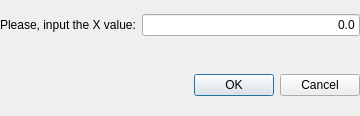
<?xml version="1.0" encoding="UTF-8"?>
<ui version="4.0">
 <class>x_input_widget</class>
 <widget class="QDialog" name="x_input_widget">
  <property name="geometry">
   <rect>
    <x>0</x>
    <y>0</y>
    <width>360</width>
    <height>116</height>
   </rect>
  </property>
  <property name="windowTitle">
   <string>Please input &quot;X&quot;</string>
  </property>
  <property name="modal">
   <bool>true</bool>
  </property>
  <widget class="QWidget" name="widget_2" native="true">
   <property name="geometry">
    <rect>
     <x>0</x>
     <y>60</y>
     <width>360</width>
     <height>50</height>
    </rect>
   </property>
   <layout class="QHBoxLayout" name="horizontalLayout_2">
    <item>
     <spacer name="horizontalSpacer">
      <property name="orientation">
       <enum>Qt::Horizontal</enum>
      </property>
      <property name="sizeHint" stdset="0">
       <size>
        <width>40</width>
        <height>20</height>
       </size>
      </property>
     </spacer>
    </item>
    <item>
     <widget class="QPushButton" name="pushButton">
      <property name="font">
       <font>
        <family>Arial</family>
       </font>
      </property>
      <property name="text">
       <string>OK</string>
      </property>
     </widget>
    </item>
    <item>
     <widget class="QPushButton" name="pushButton_2">
      <property name="font">
       <font>
        <family>Arial</family>
       </font>
      </property>
      <property name="text">
       <string>Cancel</string>
      </property>
     </widget>
    </item>
   </layout>
  </widget>
  <widget class="QWidget" name="widget" native="true">
   <property name="geometry">
    <rect>
     <x>0</x>
     <y>0</y>
     <width>360</width>
     <height>50</height>
    </rect>
   </property>
   <property name="font">
    <font>
     <family>Arial</family>
    </font>
   </property>
   <layout class="QHBoxLayout" name="horizontalLayout">
    <item>
     <widget class="QLabel" name="label">
      <property name="text">
       <string>Please, input the X value:</string>
      </property>
     </widget>
    </item>
    <item>
     <widget class="QLineEdit" name="lineEdit">
      <property name="text">
       <string>0.0</string>
      </property>
      <property name="alignment">
       <set>Qt::AlignRight|Qt::AlignTrailing|Qt::AlignVCenter</set>
      </property>
     </widget>
    </item>
   </layout>
  </widget>
 </widget>
 <resources/>
 <connections/>
</ui>
